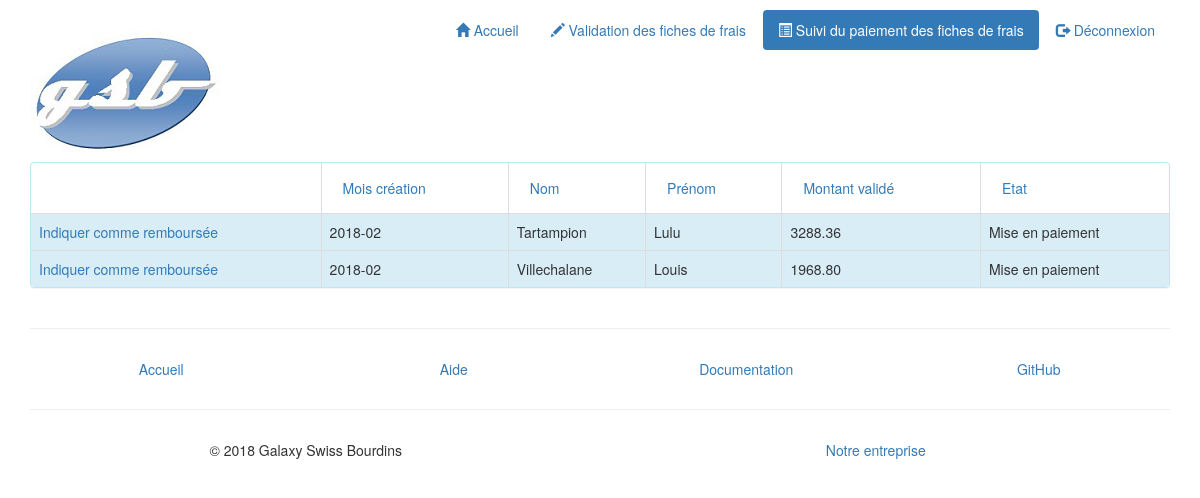
The page /index.php?uc=suivreFicheFrais (signed in) on the database as committed earlier.
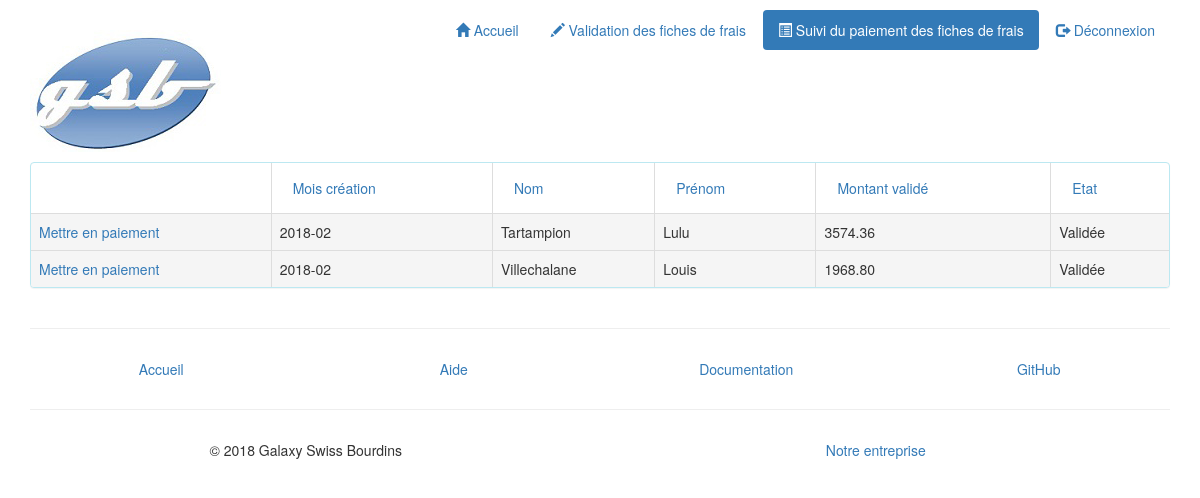
The same page on the database as committed later.
### tables this page shows
CREATE TABLE IF NOT EXISTS `fichefrais` (
  `iduser` int(11) NOT NULL,
  `mois` char(6) NOT NULL,
  `nbjustificatifs` int(11) DEFAULT NULL,
  `montantvalide` decimal(10,2) DEFAULT NULL,
  `datemodif` date DEFAULT NULL,
  `idetat` char(2) DEFAULT 'CR',
  `idcomptable` int(11) DEFAULT NULL,
  PRIMARY KEY (`iduser`,`mois`),
  KEY `idetat` (`idetat`),
  KEY `fk_idcomptable_user` (`idcomptable`)
);

CREATE TABLE IF NOT EXISTS `etat` (
  `id` char(2) NOT NULL,
  `libelle` varchar(30) DEFAULT NULL,
  PRIMARY KEY (`id`)
);

CREATE TABLE IF NOT EXISTS `user` (
  `id` int(11) NOT NULL AUTO_INCREMENT,
  `nom` varchar(30) DEFAULT NULL,
  `prenom` varchar(30) DEFAULT NULL,
  `login` varchar(20) DEFAULT NULL,
  `mdp` varchar(128) DEFAULT NULL,
  `adresse` varchar(30) DEFAULT NULL,
  `cp` varchar(8) DEFAULT NULL,
  `ville` varchar(30) DEFAULT NULL,
  `dateembauche` date DEFAULT NULL,
  `idtypeuser` int(11) DEFAULT NULL,
  PRIMARY KEY (`id`),
  UNIQUE KEY `login` (`login`),
  KEY `idtypeuser` (`idtypeuser`)
);

### includes/class.pdogsb.inc.php (called while the page is built, shortened)
<?php
class PdoGsb
{
    private static $serveur = 'mysql:host=localhost';
    private static $bdd = 'dbname=gsb_frais';
    private static $user = 'admin';
    private static $mdp = 'admin';
    private static $monPdo;
    private static $monPdoGsb = null;
    private function __construct()
    {
        PdoGsb::$monPdo = new PDO(
            PdoGsb::$serveur . ';' . PdoGsb::$bdd,
            PdoGsb::$user,
            PdoGsb::$mdp
        );
        PdoGsb::$monPdo->query('SET CHARACTER SET utf8');
    }
    public static function getPdoGsb()
    {
        if (PdoGsb::$monPdoGsb == null) {
            PdoGsb::$monPdoGsb = new PdoGsb();
        }
        return PdoGsb::$monPdoGsb;
    }
    public function getFicheFraisListForIdEtat($idEtat){
        $requetePrepare = PdoGsb::$monPdo->prepare('
            SELECT user.prenom, user.nom, fichefrais.iduser, fichefrais.mois,
            fichefrais.montantvalide, fichefrais.idetat, etat.libelle as etatlibelle
            FROM fichefrais
            JOIN user ON fichefrais.iduser = user.id
            JOIN etat ON fichefrais.idetat = etat.id
            WHERE idetat = :idEtat
        ');
        $requetePrepare->bindParam(':idEtat', $idEtat, PDO::PARAM_STR);
        $requetePrepare->execute();
        return $requetePrepare->fetchAll();
    }
}

### vues/v_suivreFicheFrais.php (the view, shortened to what this page needs)
<div class="panel panel-info">
    <table class="table table-bordered table-responsive table-hover">
        <tr>
            <th></th>
            <th>
                <button name="submit" value="mois" form="sort"
                        class="btn btn-link">Mois création</button>
            </th>
            <th>
                <button name="submit" value="nom" form="sort"
                        class="btn btn-link">Nom</button>
            </th>
            <th>
                <button name="submit" value="prenom" form="sort"
                        class="btn btn-link">Prénom</button>
            </th>
            <th>
                <button name="submit" value="montantvalide" form="sort"
                        class="btn btn-link">Montant validé</button>
            </th>
            <th>
                <button name="submit" value="etatlibelle" form="sort"
                        class="btn btn-link">Etat</button>
            </th>
        </tr>
        <?php
        foreach ($ficheFraisList as $ficheFrais) {
            $mois = $ficheFrais['mois'];
            $numAnnee = substr($mois, 0, 4);
            $numMois = substr($mois, 4, 2);
            $iduser = $ficheFrais['iduser'];
            $nom = $ficheFrais['nom'];
            $prenom = $ficheFrais['prenom'];
            $montantvalide = $ficheFrais['montantvalide'];
            $idetat = $ficheFrais['idetat'];
            $etatlibelle = $ficheFrais['etatlibelle'];
            $class = $idetat == 'VA' ? 'active' : 'info';
            $action = $idetat == 'VA' ? 'Mettre en paiement' : 'Indiquer comme remboursée';
            ?>
        <tr class="<?php echo $class?>" onclick="document.location = '/index.php?uc=suivreFicheFrais&action=afficherFiche&idVisiteur=<?php echo $iduser ?>&mois=<?php echo $mois ?>';">
            <td>
                <a href="/index.php?uc=suivreFicheFrais&action=afficherFiche&idVisiteur=<?php echo $iduser ?>&mois=<?php echo $mois ?>">
                        <?php echo $action ?>
                </a>
            </td>
            <td>
                <?php echo $numAnnee . "-" . $numMois ?>
            </td>
            <td>
                <?php echo $nom ?>
            </td>
            <td>
                <?php echo $prenom ?>
            </td>
            <td>
                <?php echo $montantvalide ?>
            </td>
            <td>
                <?php echo $etatlibelle ?>
            </td>
        </tr>
            <?php
        }
        ?>
    </table>
</div>

Rows that differ between the two databases and show on the page:
changed fichefrais "Tartampion": idetat "Indiquer comme remboursée" → "Mettre en paiement"; montantvalide "3288.36" → "3574.36"; idetat.libelle "Mise en paiement" → "Validée"
changed fichefrais "Villechalane": idetat "Indiquer comme remboursée" → "Mettre en paiement"; idetat.libelle "Mise en paiement" → "Validée"
